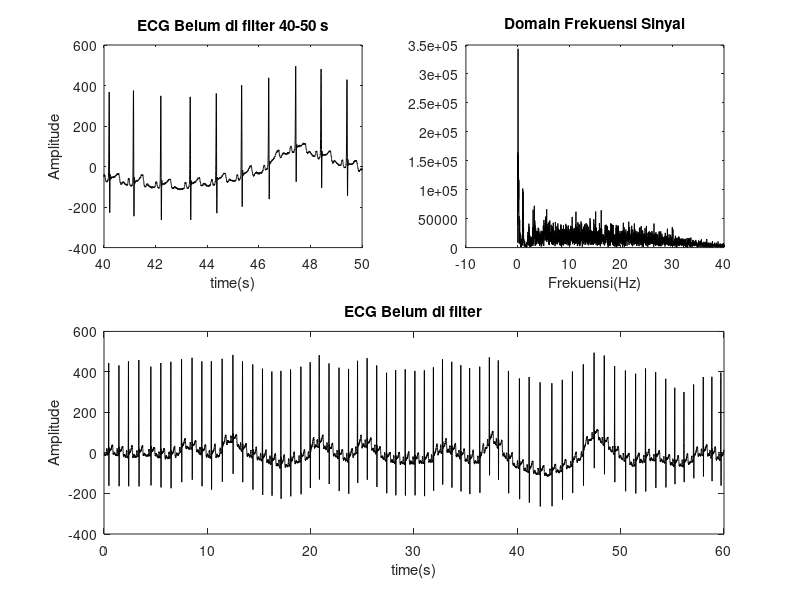
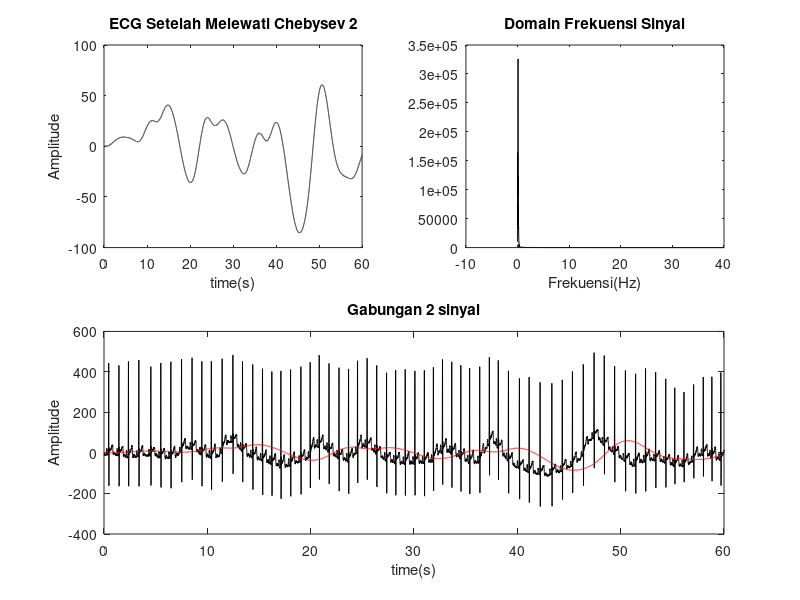
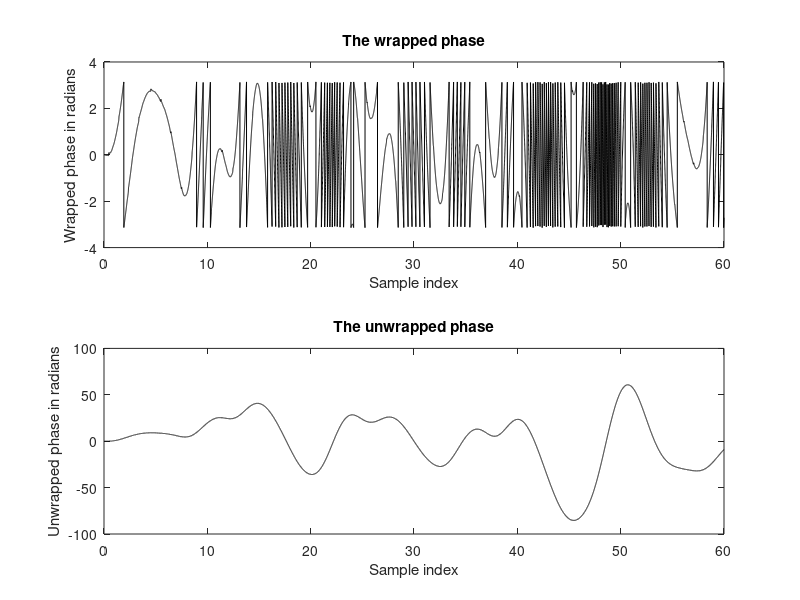
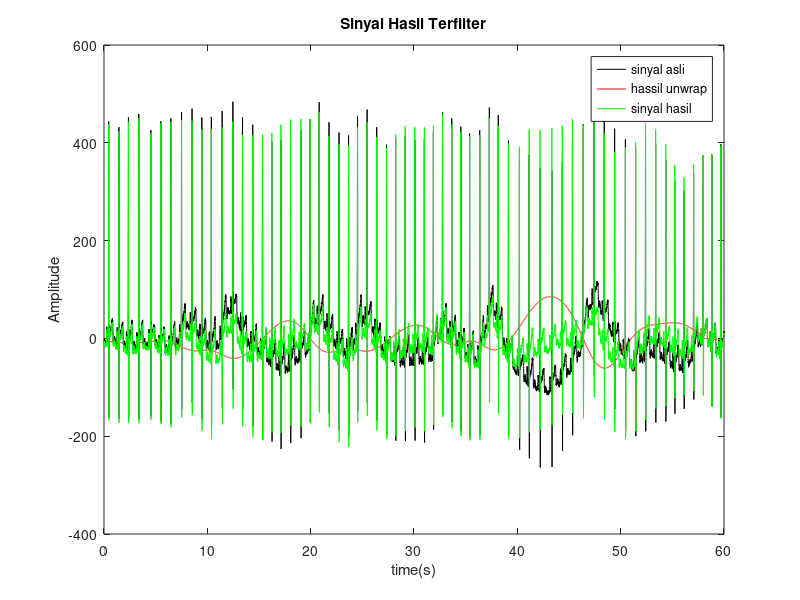

Write MATLAB code to recreate these figures, in order. (Note: this script raises an error after producing the figures.)
clc;clear all;close all;
load('115m.mat')
sinyal=110+val(1,:);
N=length(sinyal);
fs=360;
t=(1:N)/fs;
frek=(1:N)*fs/N;
%%%
figure(1)
subplot(2,2,[3 4])
plot(t,sinyal,'k')
title('ECG Belum di filter')
xlabel('time(s)')
ylabel('Amplitude')
subplot(2,2,1)
plot(t,sinyal,'k')
title('ECG Belum di filter 40-50 s')
xlabel('time(s)')
ylabel('Amplitude')
xlim([40 50])
awal=abs(fft(sinyal));
subplot(2,2,2)
plot(frek,awal,'k')
title('Domain Frekuensi Sinyal')
xlabel('Frekuensi(Hz)')
xlim([-10 40])
%%%%
Wp=0.1/(fs/2);
Ws=0.9/(fs/2);
Rp=1;
Rs=60;
[n,Ws]=cheb2ord(Wp,Ws,Rp,Rs,'s')
[b,a]=cheby2(3,Rs,Ws);
[phi1,w] = phasez(b,a,N);
hasil=filter(b,a,sinyal);
%%%
figure(2)
subplot(2,2,1)
plot(t,hasil,'k')
title('ECG Setelah Melewati Chebysev 2')
xlabel('time(s)')
ylabel('Amplitude')
spektrum1=abs(fft(hasil));
subplot(2,2,2)
plot(frek,spektrum1,'k')
title('Domain Frekuensi Sinyal')
xlabel('Frekuensi(Hz)')
xlim([-10 40])
subplot(2,2,[3 4])
plot(t,sinyal,'k')
hold on
plot(t,hasil,'r')
title('Gabungan 2 sinyal')
xlabel('time(s)')
ylabel('Amplitude')
hold off
%%%
%%% Wraping Manual Signal 
wrap1=atan2(sin(hasil), cos(hasil));
figure(3)
subplot(2,1,1)
plot(t,wrap1,'k') 
xlabel('Sample index') 
ylabel('Wrapped phase in radians') 
title('The wrapped phase')
%%%
tic   %start measuring the execution time
K=0; 
increments = zeros(size(wrap1)); 
for i=2:length(wrap1) 
    difference = wrap1(i)-wrap1(i-1); 
    if difference > pi 
        K = K - 2*pi; 
    elseif difference < -pi 
        K = K + 2*pi; 
    end 
    increments(i) = K; 
end 
xu = wrap1 + increments;
toc      %finish measuring the execution time 
subplot(2,1,2)
plot(t,xu,'k') 
xlabel('Sample index') 
ylabel('Unwrapped phase in radians') 
title('The unwrapped phase')
%%%
for i=1:N
    d(i)=abs(phi1(i)*fs/(2*pi*0.22));
end
dd=max(d);
maushifting=-xu;
xu1=maushifting;
sinyal2=circshift(xu1,-round(dd));
for i=1:N
    y(i)=sinyal(i)+sinyal2(i);
end
figure(4)
plot(t,sinyal,'k')
hold on;
plot(t(1:N),sinyal2,'r')
plot(t(1:N),y,'g')
% xlim([40 50])
legend('sinyal asli','hassil unwrap','sinyal hasil')
xlabel('time(s)')
ylabel('Amplitude')
title('Sinyal Hasil Terfilter')
hold off;
%%%
NilaiSNR=snr(y,sinyal-y)
